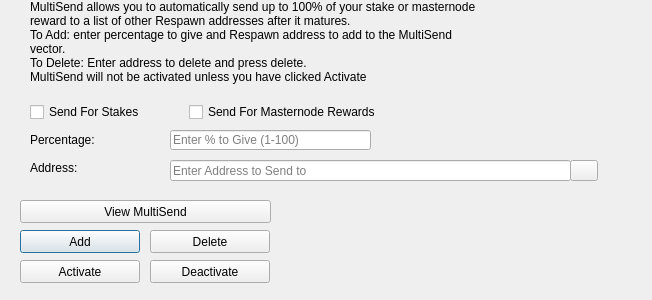
<?xml version="1.0" encoding="UTF-8"?>
<ui version="4.0">
 <class>MultiSendDialog</class>
 <widget class="QDialog" name="MultiSendDialog">
  <property name="windowModality">
   <enum>Qt::NonModal</enum>
  </property>
  <property name="geometry">
   <rect>
    <x>0</x>
    <y>0</y>
    <width>652</width>
    <height>300</height>
   </rect>
  </property>
  <property name="windowTitle">
   <string>MultiSend</string>
  </property>
  <widget class="QLineEdit" name="multiSendPercentEdit">
   <property name="geometry">
    <rect>
     <x>170</x>
     <y>130</y>
     <width>201</width>
     <height>20</height>
    </rect>
   </property>
   <property name="toolTip">
    <string>Enter whole numbers 1 - 100</string>
   </property>
   <property name="placeholderText">
    <string>Enter % to Give (1-100)</string>
   </property>
  </widget>
  <widget class="QLineEdit" name="multiSendAddressEdit">
   <property name="geometry">
    <rect>
     <x>170</x>
     <y>160</y>
     <width>401</width>
     <height>21</height>
    </rect>
   </property>
   <property name="toolTip">
    <string/>
   </property>
   <property name="placeholderText">
    <string>Enter Address to Send to</string>
   </property>
  </widget>
  <widget class="QLabel" name="label_2">
   <property name="geometry">
    <rect>
     <x>30</x>
     <y>0</y>
     <width>451</width>
     <height>121</height>
    </rect>
   </property>
   <property name="lineWidth">
    <number>1</number>
   </property>
   <property name="text">
    <string>MultiSend allows you to automatically send up to 100% of your stake or masternode reward to a list of other Respawn addresses after it matures.
To Add: enter percentage to give and Respawn address to add to the MultiSend vector.
To Delete: Enter address to delete and press delete.
MultiSend will not be activated unless you have clicked Activate</string>
   </property>
   <property name="alignment">
    <set>Qt::AlignLeading|Qt::AlignLeft|Qt::AlignTop</set>
   </property>
   <property name="wordWrap">
    <bool>true</bool>
   </property>
  </widget>
  <widget class="QLabel" name="message">
   <property name="geometry">
    <rect>
     <x>290</x>
     <y>200</y>
     <width>351</width>
     <height>91</height>
    </rect>
   </property>
   <property name="text">
    <string/>
   </property>
  </widget>
  <widget class="QPushButton" name="addButton">
   <property name="geometry">
    <rect>
     <x>20</x>
     <y>230</y>
     <width>120</width>
     <height>23</height>
    </rect>
   </property>
   <property name="toolTip">
    <string/>
   </property>
   <property name="statusTip">
    <string>Add to MultiSend Vector</string>
   </property>
   <property name="text">
    <string>Add</string>
   </property>
  </widget>
  <widget class="QPushButton" name="disableButton">
   <property name="geometry">
    <rect>
     <x>150</x>
     <y>260</y>
     <width>120</width>
     <height>23</height>
    </rect>
   </property>
   <property name="statusTip">
    <string>Deactivate MultiSend</string>
   </property>
   <property name="text">
    <string>Deactivate</string>
   </property>
  </widget>
  <widget class="QPushButton" name="addressBookButton">
   <property name="geometry">
    <rect>
     <x>570</x>
     <y>160</y>
     <width>28</width>
     <height>21</height>
    </rect>
   </property>
   <property name="toolTip">
    <string>Choose an address from the address book</string>
   </property>
   <property name="text">
    <string/>
   </property>
   <property name="icon">
    <iconset resource="../respawn.qrc">
     <normaloff>:/icons/address-book</normaloff>:/icons/address-book</iconset>
   </property>
   <property name="shortcut">
    <string>Alt+A</string>
   </property>
   <property name="autoDefault">
    <bool>false</bool>
   </property>
  </widget>
  <widget class="QLabel" name="label">
   <property name="geometry">
    <rect>
     <x>30</x>
     <y>130</y>
     <width>121</width>
     <height>20</height>
    </rect>
   </property>
   <property name="toolTip">
    <string>Percentage of stake to send</string>
   </property>
   <property name="text">
    <string>Percentage:</string>
   </property>
  </widget>
  <widget class="QLabel" name="label_5">
   <property name="geometry">
    <rect>
     <x>30</x>
     <y>160</y>
     <width>111</width>
     <height>16</height>
    </rect>
   </property>
   <property name="toolTip">
    <string>Address to send portion of stake to</string>
   </property>
   <property name="text">
    <string>Address:</string>
   </property>
  </widget>
  <widget class="QPushButton" name="deleteButton">
   <property name="geometry">
    <rect>
     <x>150</x>
     <y>230</y>
     <width>120</width>
     <height>23</height>
    </rect>
   </property>
   <property name="toolTip">
    <string/>
   </property>
   <property name="statusTip">
    <string>Delete Address From MultiSend Vector</string>
   </property>
   <property name="text">
    <string>Delete</string>
   </property>
  </widget>
  <widget class="QPushButton" name="activateButton">
   <property name="geometry">
    <rect>
     <x>20</x>
     <y>260</y>
     <width>120</width>
     <height>23</height>
    </rect>
   </property>
   <property name="statusTip">
    <string>Activate MultiSend</string>
   </property>
   <property name="text">
    <string>Activate</string>
   </property>
  </widget>
  <widget class="QPushButton" name="viewButton">
   <property name="geometry">
    <rect>
     <x>20</x>
     <y>200</y>
     <width>251</width>
     <height>23</height>
    </rect>
   </property>
   <property name="toolTip">
    <string/>
   </property>
   <property name="statusTip">
    <string>View MultiSend Vector</string>
   </property>
   <property name="text">
    <string>View MultiSend</string>
   </property>
  </widget>
  <widget class="QWidget" name="horizontalLayoutWidget">
   <property name="geometry">
    <rect>
     <x>30</x>
     <y>100</y>
     <width>351</width>
     <height>24</height>
    </rect>
   </property>
   <layout class="QHBoxLayout" name="horizontalLayout">
    <item>
     <widget class="QCheckBox" name="multiSendStakeCheckBox">
      <property name="text">
       <string>Send For Stakes</string>
      </property>
     </widget>
    </item>
    <item>
     <widget class="QCheckBox" name="multiSendMasternodeCheckBox">
      <property name="text">
       <string>Send For Masternode Rewards</string>
      </property>
     </widget>
    </item>
   </layout>
  </widget>
 </widget>
 <resources>
  <include location="../respawn.qrc"/>
 </resources>
 <connections/>
</ui>
